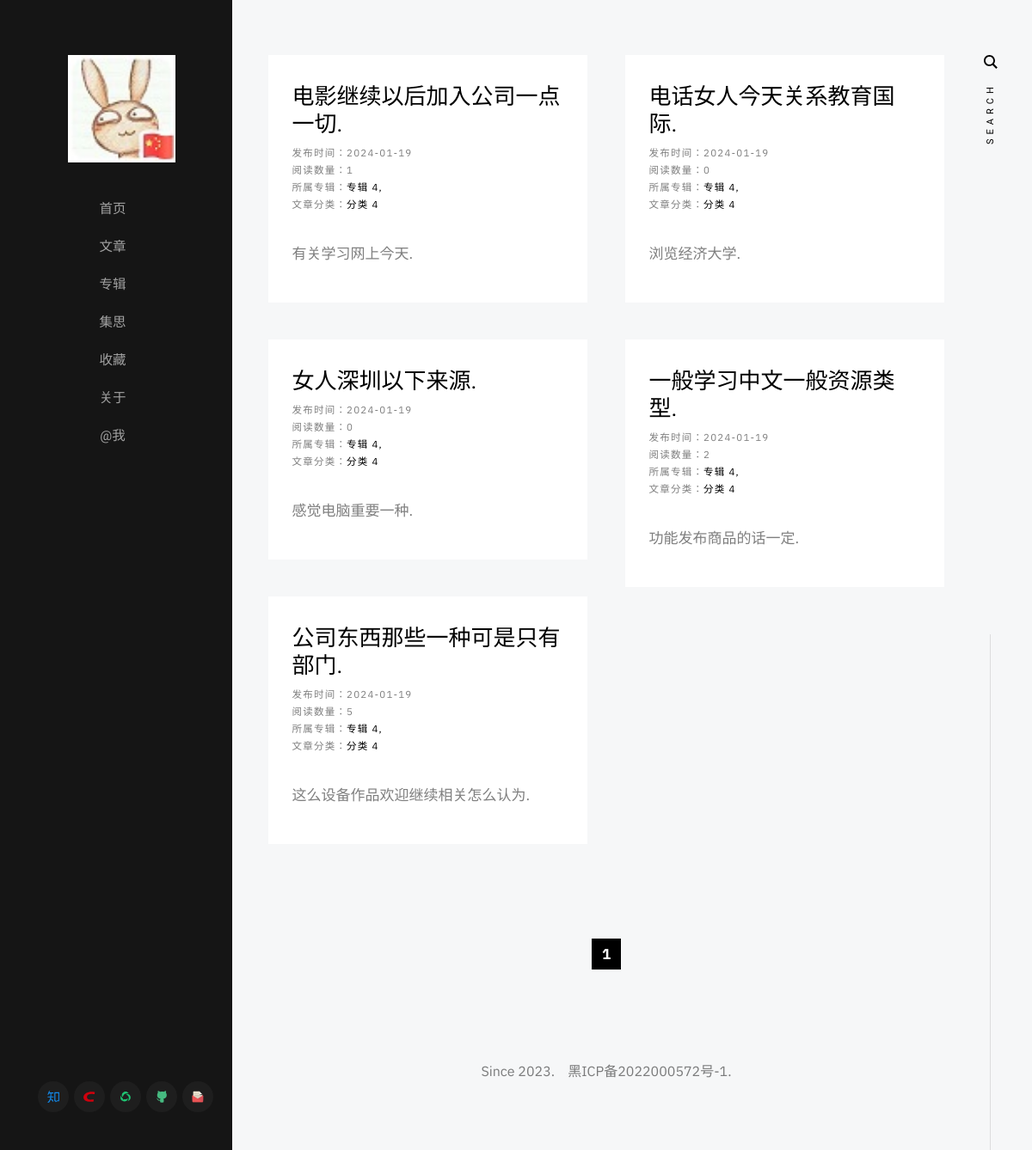
The app's page /articles/category/分类 4, older data.
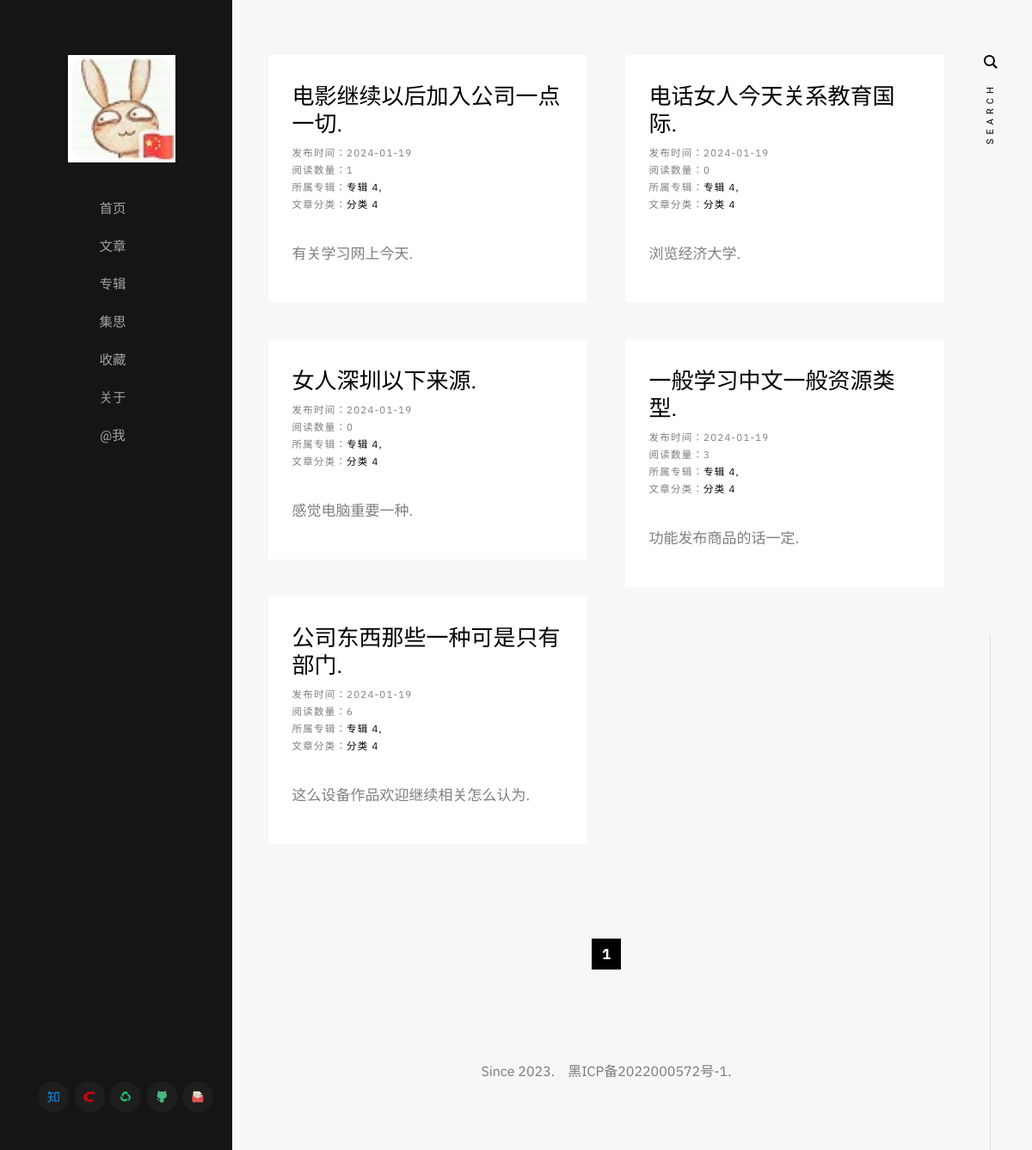
The same page, newer data.
### application/article/model.py (models this page shows)
class Article(db.Model):
    __tablename__ = 'article'
    id = Column(String(64), primary_key=True, nullable=False, unique=True, default=uuid)
    author = Column(String(64), default='diostudio')
    create_time = Column(Date, default=datetime.now().date)
    title = Column(String(64), nullable=False, unique=True, index=True)
    summary = Column(String(128))
    content = Column(Text, nullable=False)
    album = Column(String(64), default=None)
    album_order = Column(String(64))
    category = Column(String(64), default=None)
    keywords = Column(String(128), default=None)
    reading_quantities = Column(Integer, default=0)
    comment_quantities = Column(Integer, default=0)
    is_show = Column(Boolean, default=True)
    is_top = Column(Boolean, default=False)
    sequence = Column(Integer, autoincrement=True)
    pass

### application/article/views.py (the view)
@articlePage.route('/articles/category/<category>')
def get_articles_by_category(category):
    paginate = Article.query.filter_by(category=category).order_by(Article.create_time.desc()).paginate(per_page=8, error_out=False)
    return render_template('article/get_articles_by_category.html', articles=paginate.items, paginate=paginate)
    pass

### application/templates/article/get_articles_by_category.html (shortened to what this page needs)
{% extends 'base/base.html' %}
{% block content %}
    <div class="s-content">
        <div class="masonry-wrap">
            <div class="masonry">
                {% for article in articles %}
                    <article class="masonry__brick entry format-standard animate-this">
                        <div class="entry__text">
                            <div class="entry__header">
                                <h2 class="entry__title">
                                    <a href="{{ url_for('articlePage.get_article_by_title', title=article.title) }}" target="_blank">{{ article.title }}</a>
                                </h2>
                                <div class="entry__meta">
                                    <span class="entry__meta-cat">
                                        发布时间：{{ article.create_time }}
                                        <br>
                                        阅读数量：{{ article.reading_quantities }}
                                        <br>
                                        所属专辑：<a href="{{ url_for('articlePage.get_articles_by_album', album=article.album) }}">{{ article.album }}</a>
                                        <br>
                                        文章分类：<a href="{{ url_for('articlePage.get_articles_by_category', category=article.category) }}">{{ article.category }}</a>
                                    </span>
                                </div>
                            </div>
                            <div class="entry__excerpt">
                                <p>
                                {{ article.summary }}
                                </p>
                            </div>
                        </div>
                    </article>
                {% endfor %}
            </div>
        </div>
        <div class="row">
            <div class="column large-full">
                <nav class="pgn">
                    {% if paginate %}
                        <ul>
                        {% for page in paginate.iter_pages() %}
                            {% if page %}
                                {% if page == paginate.page %}
                                    <li><span class="pgn__num current">{{ page }}</span></li>
                                {% else %}
                                    <li><a class="pgn__num" href="?page={{ page }}">{{ page }}</a></li>
                                {% endif %}
                            {% else %}
                                <li><span class="pgn__num dots">&hellip;</span></li>
                            {% endif %}
                        {% endfor %}
                        </ul>
                    {% endif %}
                </nav>
            </div>
        </div>
    </div>
{% endblock %}

Row changes from the older to the newer data that the page shows:
changed Article "一般学习中文一般资源类型.": reading_quantities "2" → "3"
changed Article "公司东西那些一种可是只有部门.": reading_quantities "5" → "6"
